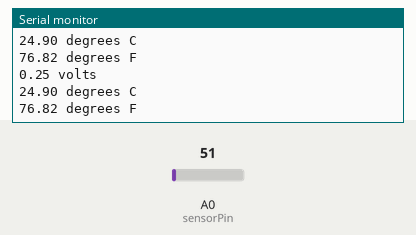
This sketch was run on a simulated Arduino Uno, built with avr-gcc and run on an emulated ATmega328P. Shown: the last lines printed to the serial monitor. The test bench sets the inputs (shaded band); at power-on: A0 (sensorPin) = 51.

Above: at 1.8 s.
1.9 s: A0 (sensorPin) set to 61
At 2.8 s:
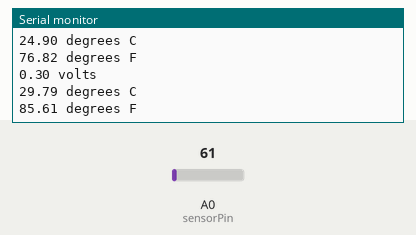
3.4 s: A0 (sensorPin) set to 71
At 4.4 s:
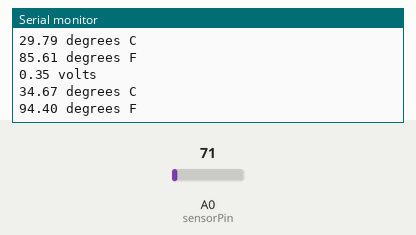
Timing chart, 0 to 6.4 s (numbered marks = the images above; inputs shaded):
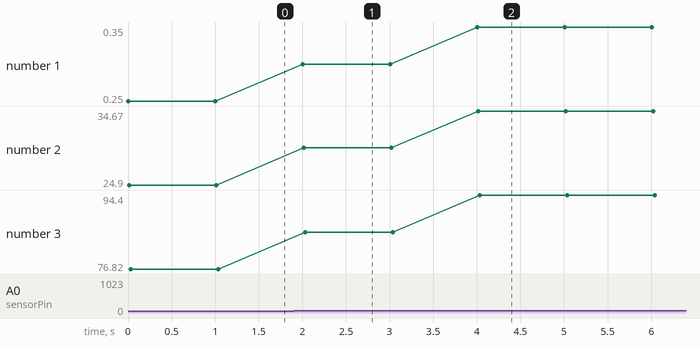

Measured:
- after the input at 1.9 s, the serial monitor: prints a new line after 0.10 s (image 1)
- after the input at 3.4 s, the serial monitor: prints a new line after 0.61 s (image 2)
- plotted number 1: 0.25 → 0.3 after the input at 1.9 s, 0.3 → 0.35 after the input at 3.4 s
- plotted number 2: 24.9 → 29.79 after the input at 1.9 s, 29.79 → 34.67 after the input at 3.4 s
- plotted number 3: 76.82 → 85.61 after the input at 1.9 s, 85.61 → 94.4 after the input at 3.4 s

The sketch:

read_temperature_using_LM35.ino
```cpp
int sensorPin = 0; // reading obtained from analog pin 0 (A0)
float supplyVoltage = 5;

void setup()
{
  Serial.begin(9600);
}

void loop()
{
  // get the voltage raeding from LM35
  int reading = analogRead(sensorPin);

  // converting that reading to voltage
  float voltage = reading * supplyVoltage / 1024;

  // print the voltage
  Serial.print(voltage);  Serial.println(" volts");

  // now print the temperature , as in datasheet it says 10 mV per degree
  float temperatureC = voltage * 100;

  Serial.print(temperatureC); Serial.println(" degrees C");

  // noe convert it to Fahrenheit
  float temperatureF = (temperatureC * 9.0 / 5.0) + 32.0;
  Serial.print(temperatureF); Serial.println(" degrees F");

  delay(1000);
}
```
